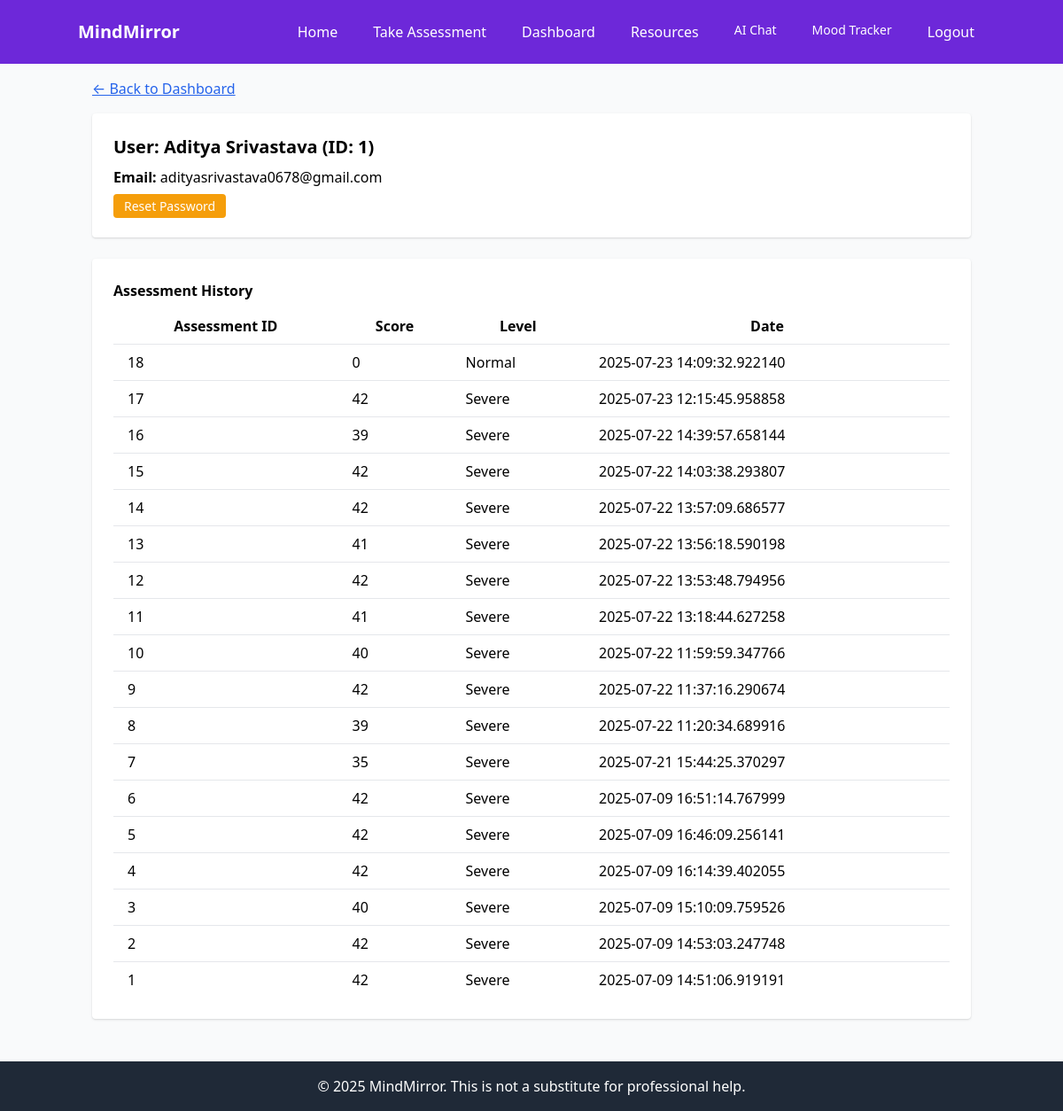
Screenshot of /admin/user/1 (signed in) with the database file from the repository.
### tables this page shows
CREATE TABLE users (
                id INTEGER PRIMARY KEY AUTOINCREMENT,
                name TEXT NOT NULL,
                email TEXT UNIQUE NOT NULL,
                password TEXT NOT NULL
            );

CREATE TABLE assessments (
                id INTEGER PRIMARY KEY AUTOINCREMENT,
                user_id INTEGER,
                answers TEXT,
                score INTEGER,
                level TEXT,
                created_at TIMESTAMP
            );

### admin_routes.py (the view)
@admin_bp.route('/user/<int:user_id>')
@admin_login_required
def user_detail(user_id):
    with sqlite3.connect('mindmirror.db') as conn:
        c = conn.cursor()
        c.execute("SELECT id, name, email FROM users WHERE id = ?", (user_id,))
        user = c.fetchone()
        c.execute("SELECT id, score, level, created_at FROM assessments WHERE user_id = ? ORDER BY created_at DESC", (user_id,))
        assessments = c.fetchall()
    return render_template('user_detail.html', user=user, assessments=assessments)

### admin_routes.py (called while the page is built)
def admin_login_required(f):
    from functools import wraps
    @wraps(f)
    def decorated_function(*args, **kwargs):
        if not session.get('admin'):
            return redirect(url_for('admin.admin_login'))
        return f(*args, **kwargs)
    return decorated_function

### templates/user_detail.html (shortened to what this page needs)
{% extends "base.html" %}
{% block content %}
<a href="{{ url_for('admin.admin_dashboard') }}" class="text-blue-600 underline mb-4 inline-block">&larr; Back to Dashboard</a>
<div class="bg-white p-6 rounded shadow mb-6">
    <h2 class="text-xl font-bold mb-2">User: {{ user[1] }} (ID: {{ user[0] }})</h2>
    <p class="mb-2"><strong>Email:</strong> {{ user[2] }}</p>
    <a href="{{ url_for('admin.reset_password', user_id=user[0]) }}" class="bg-yellow-500 text-white px-3 py-1 rounded hover:bg-yellow-600 text-sm">Reset Password</a>
</div>
<div class="bg-white p-6 rounded shadow">
    <h3 class="font-semibold mb-2">Assessment History</h3>
    <table class="min-w-full">
        <thead>
            <tr>
                <th class="py-2 px-4">Assessment ID</th>
                <th class="py-2 px-4">Score</th>
                <th class="py-2 px-4">Level</th>
                <th class="py-2 px-4">Date</th>
            </tr>
        </thead>
        <tbody>
            {% for a in assessments %}
            <tr class="border-t">
                <td class="py-2 px-4">{{ a[0] }}</td>
                <td class="py-2 px-4">{{ a[1] }}</td>
                <td class="py-2 px-4">{{ a[2] }}</td>
                <td class="py-2 px-4">{{ a[3] }}</td>
            </tr>
            {% else %}
            <tr>
                <td colspan="4" class="py-2 px-4 text-center">No assessments found.</td>
            </tr>
            {% endfor %}
        </tbody>
    </table>
</div>
{% endblock %}

### rows the page displays
users: name "Aditya Srivastava", id "1", email "adityasrivastava0678@gmail.com"
assessments: id "18", score "0", level "Normal", created_at "2025-07-23 14:09:32.922140"
assessments: id "17", score "42", level "Severe", created_at "2025-07-23 12:15:45.958858"
assessments: id "16", score "39", level "Severe", created_at "2025-07-22 14:39:57.658144"
assessments: id "15", score "42", level "Severe", created_at "2025-07-22 14:03:38.293807"
assessments: id "14", score "42", level "Severe", created_at "2025-07-22 13:57:09.686577"
assessments: id "13", score "41", level "Severe", created_at "2025-07-22 13:56:18.590198"
assessments: id "12", score "42", level "Severe", created_at "2025-07-22 13:53:48.794956"
assessments: id "11", score "41", level "Severe", created_at "2025-07-22 13:18:44.627258"
assessments: id "10", score "40", level "Severe", created_at "2025-07-22 11:59:59.347766"
assessments: id "9", score "42", level "Severe", created_at "2025-07-22 11:37:16.290674"
assessments: id "8", score "39", level "Severe", created_at "2025-07-22 11:20:34.689916"
assessments: id "7", score "35", level "Severe", created_at "2025-07-21 15:44:25.370297"
assessments: id "6", score "42", level "Severe", created_at "2025-07-09 16:51:14.767999"
assessments: id "5", score "42", level "Severe", created_at "2025-07-09 16:46:09.256141"
assessments: id "4", score "42", level "Severe", created_at "2025-07-09 16:14:39.402055"
assessments: id "3", score "40", level "Severe", created_at "2025-07-09 15:10:09.759526"
assessments: id "2", score "42", level "Severe", created_at "2025-07-09 14:53:03.247748"
assessments: id "1", score "42", level "Severe", created_at "2025-07-09 14:51:06.919191"
